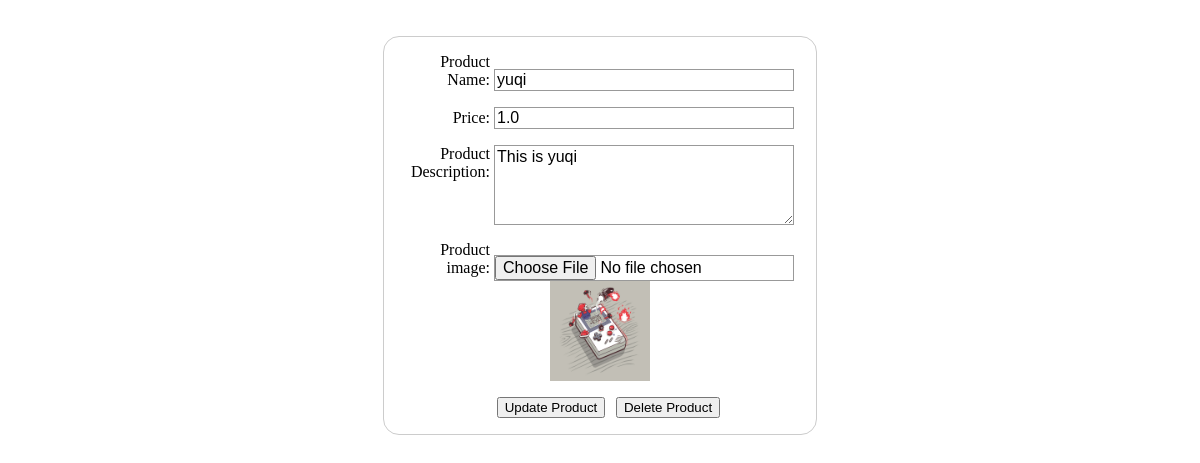
Before: /edit/yuqi with the older database file.
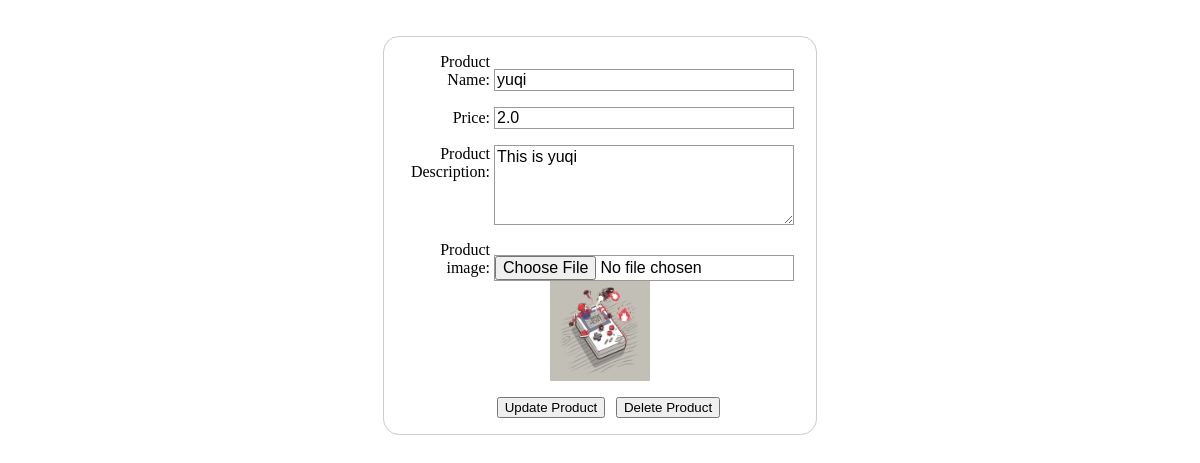
After: the same page with the newer database file.
### tables this page shows
CREATE TABLE Products (Name TEXT PRIMARY KEY, Description TEXT, Price REAL, Image TEXT );

### server.py (the view)
@app.route("/edit/<product>", methods=["GET"])
def edit_product(product):
    try:
        con = open_DB('catalogue.db')
        cur = con.cursor()
        cur.execute("SELECT * FROM products where name=?",(product,))
        row = cur.fetchone()
        con.close()
    except Exception as e:
        print(str(e))
    return render_template("product_edit.html", data=row)

### server.py (called while the page is built)
def open_DB(db):
    connection = sqlite3.connect(db)
    connection.row_factory = sqlite3.Row # return a library instead of a tuple
    return connection

### templates/product_edit.html (shortened to what this page needs)
﻿<!DOCTYPE html>
<html lang="en">
<head>
</head>
<body>
    <form action="{{ url_for('edit_product',product=data['name'])}}" method="post" enctype = "multipart/form-data">
        <div>
            <label for="name">Product Name:</label>
            <input type="text" id="name" name="name" required="required" value="{{ data['name']}}">
        </div>
        <div>
            <label for="price">Price:</label>
            <input type="number" step="0.10" id="price" name="price" value="{{data['price']}}">
        </div>
        <div>
            <label for="description">Product Description:</label>
            <textarea id="description" name="description">{{ data['description']}}</textarea>
        </div>
        <div>
            <label for="image">Product image:</label>
            <input type="file" id="image" name="image">
            <image src="/static/images/{{ data['image'] }}" style="width:100px;display:block;margin:auto auto" />
        </div>
        <div class="button">
            <button type="submit" name="submit" value="update">Update Product</button>
            <button type="submit" name="submit" value="delete">Delete Product</button>
        </div>
    </form>
</body>
</html>

### templates/product_edit.html (style rules this page uses)
form { margin: 10px auto; width: 400px; padding: 1em; border: 1px solid #CCC; border-radius: 1em; }
form div + div { margin-top: 1em; }
label { display: inline-block; width: 90px; text-align: right; }
input, textarea { font: 1em sans-serif; width: 300px; box-sizing: border-box; border: 1px solid #999; }
textarea { vertical-align: top; height: 5em; }
.button { padding-left: 90px; }
button { margin-left: .5em; }

Changed rows visible on the page:
changed Products "yuqi": price "1.0" → "2.0"
